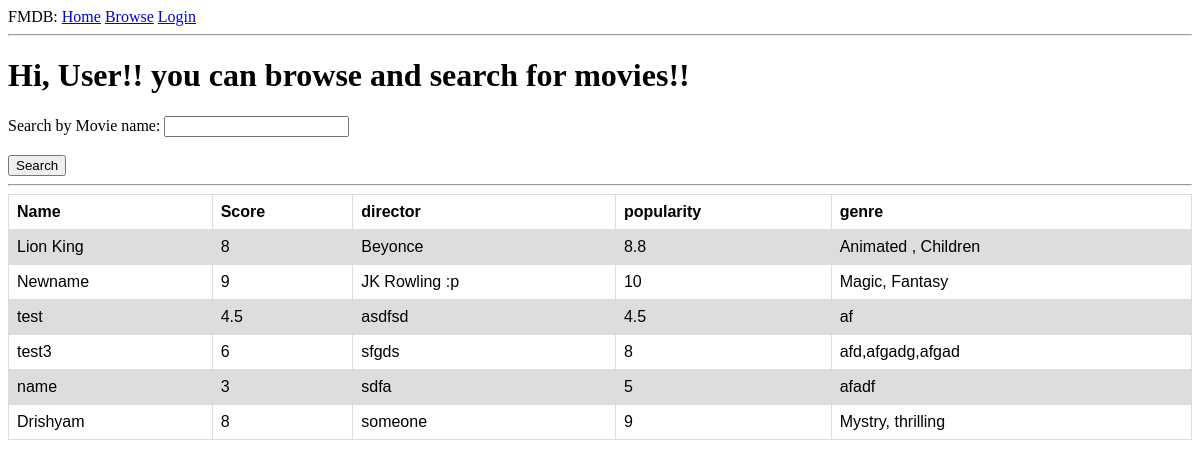
The page / on the database its author committed.
### app/models.py (models this page shows, shortened)
class Movie(db.Model):
    id = db.Column(db.Integer, primary_key=True)
    name = db.Column(db.String(128), index=True, unique=True)
    score = db.Column(db.String(64), index=True)
    director = db.Column(db.String(120), index=True)
    popularity = db.Column(db.String(64), index=True)
    genre = db.Column(db.String(140), index=True)
    timestamp = db.Column(db.DateTime, index=True, default=datetime.utcnow)
    admin_id = db.Column(db.Integer, db.ForeignKey('admin.id'))

### app/routes.py (the view)
@app.route('/')
def user():
    try:
        movie_list = []
        m = Movie.query.all()
        for i in m:
            mydict = {}
            mydict['name'] = i.name
            mydict['imdb_score'] = i.score
            mydict['genre'] = i.genre
            mydict['director'] = i.director
            mydict['99popularity'] = i.popularity
            mydict['author'] = i.author.username
            movie_list.append(mydict)
        return render_template('user.html', title='Home', movies=movie_list)
    except Exception as e:
        raise e

### app/templates/user.html
{% extends "base.html" %}
{% block content %}
    <h1>Hi, User!! you can browse and search for movies!!</h1>
    <div >
        <label for="search" >Search by Movie name:</label>
        <input type="text" name="search" id="search"><br><br>
        <button onclick = "search_movie()">Search</button>
    </div>
    <hr>
    <table>
      <tr>
        <th>Name</th>
        <th>Score</th>
        <th>director</th>
        <th>popularity</th>
        <th>genre</th>
      </tr>
      {%for m in movies %}
      <tr>
        <td>{{m['name']}}</td>
        <td>{{m['imdb_score']}}</td>
        <td>{{m['director']}}</td>
        <td>{{m['99popularity']}}</td>
        <td>{{m['genre']}}</td>
      </tr>
      {% endfor %}
    </table>
{% endblock %}

### app/templates/base.html (shortened to what this page needs)
<html>
    <head>
        <link rel="stylesheet" href="{{url_for('static', filename='css/style.css')}}">
    </head>
    <body>
        <div>
            FMDB:
            <a href="{{ url_for('index') }}">Home</a>
            <a href="{{ url_for('user') }}">Browse</a>
            {% if current_user.is_anonymous %}
            <a href="{{ url_for('login') }}">Login</a>
            {% else %}
            <a href="{{ url_for('logout') }}">Logout</a>
            {% endif %}
        </div>
        <hr>
        {% block content %}{% endblock %}
    </body>
</html>

### app/static/css/style.css (style rules this page uses)
table { font-family: arial, sans-serif; border-collapse: collapse; width: 100%; }
td, th { border: 1px solid #dddddd; text-align: left; padding: 8px; }
tr:nth-child(even) { background-color: #dddddd; }

### rows shown on the page
Movie: name "Lion King", director "Beyonce", 99popularity "8.8", genre "Animated , Children"
Movie: name "Newname", director "JK Rowling :p", 99popularity "10", genre "Magic, Fantasy"
Movie: name "test", imdb_score "4.5", director "asdfsd", 99popularity "4.5", genre "af"
Movie: name "test3", director "sfgds", genre "afd,afgadg,afgad"
Movie: name "name", director "sdfa", genre "afadf"
Movie: name "Drishyam", director "someone", genre "Mystry, thrilling"

### other values the page prints
{{ m['imdb_score'] }} "8" "9" "6" "3" "8"
{{ m['99popularity'] }} "8" "5" "9"
